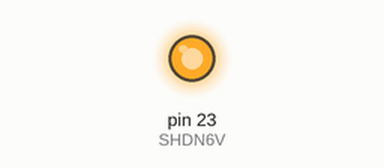
Recording of a sketch running on a simulated Arduino Mega 2560, built with avr-gcc and run on an emulated ATmega2560. On the bench: output pins drawn as LEDs (lit = HIGH).

Above: at 1.0 s.
At 3.0 s:
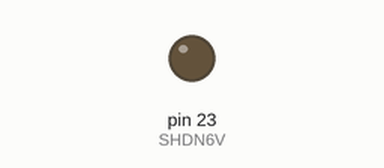
Timing chart, 0 to 5.2 s (numbered marks = the images above):
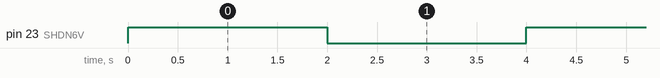

The sketch:

IOtest.ino
```cpp
int SHDN6V = 23;
int SHDN12V = 22;


void setup() {
  // put your setup code here, to run once:

  pinMode(SHDN6V, OUTPUT);

}

void loop() {
  // put your main code here, to run repeatedly:

  digitalWrite(SHDN6V, HIGH);
  delay(2000);
  digitalWrite(SHDN6V, LOW);
  delay(2000);

}
```

Measured:
- by itself, pin 23 (SHDN6V): alternates HIGH for 2.0 s and LOW for 2.0 s
